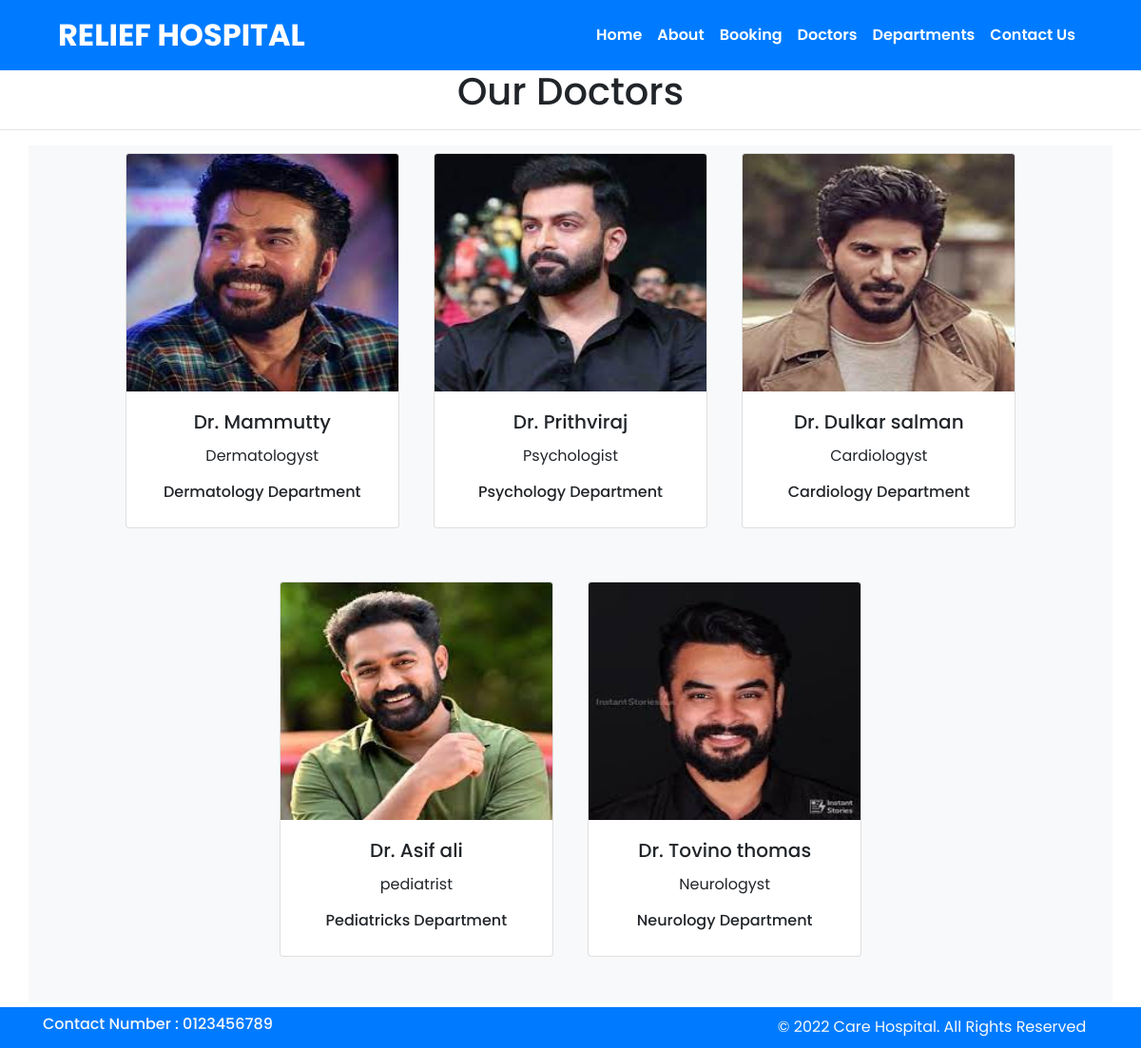
The app's page /doctors/, older data.
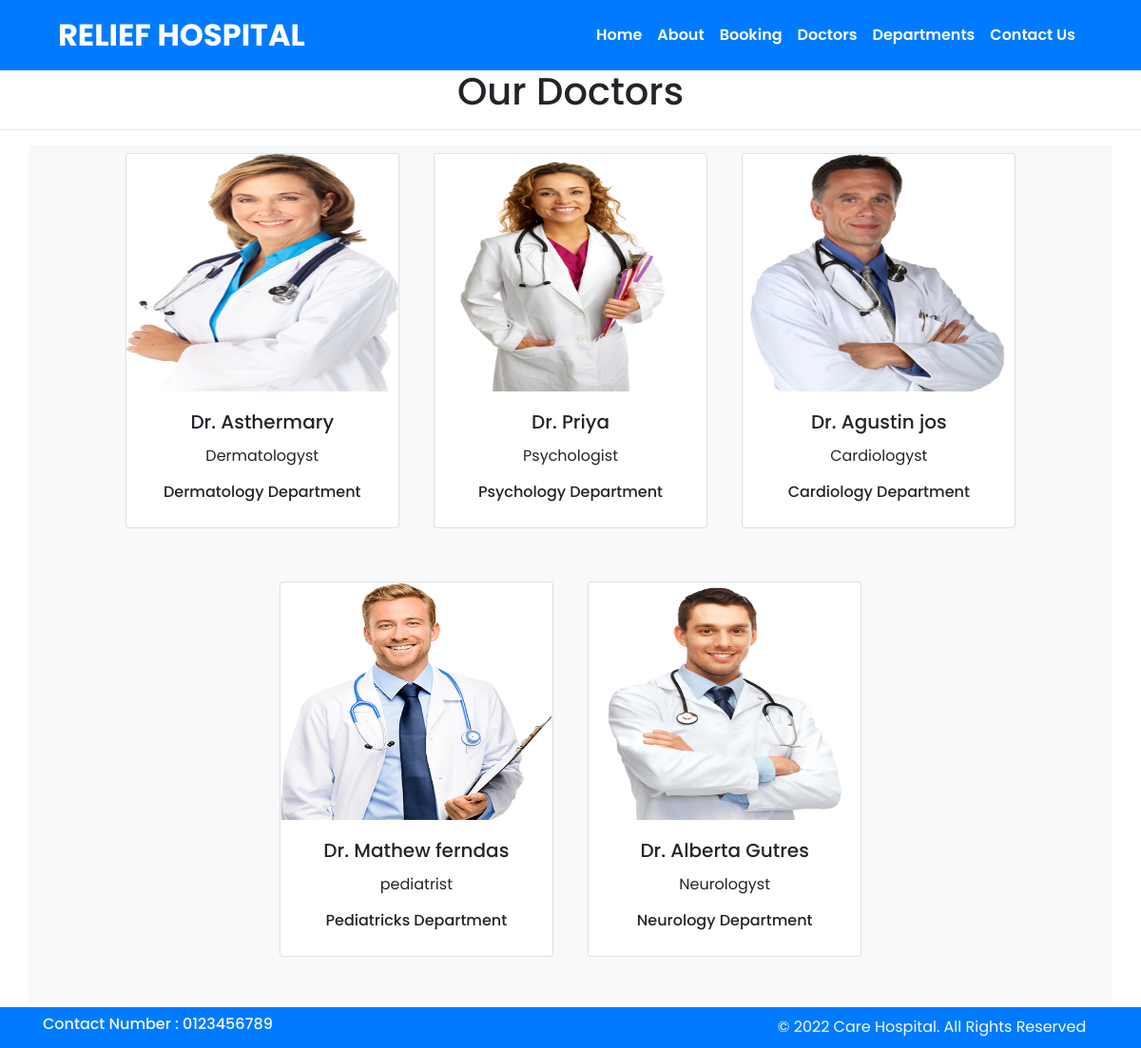
The same page, newer data.
### home/models.py (models this page shows, shortened)
class doctors(models.Model):
    doc_name = models.CharField(max_length=255)
    doc_spec = models.CharField(max_length=255)
    dep_name = models.ForeignKey(departments ,on_delete=models.CASCADE)
    doc_image = models.ImageField(upload_to = 'doctors')

class departments(models.Model):
    dep_name = models.CharField(max_length=100)
    dep_description = models.TextField()
    def __str__(self):
        return self.dep_name

### home/views.py (the view)
# urls.py: path('doctors/', views.Doctors, name='doctors'),
def Doctors(request):
    dict_docs = {'doctors': doctors.objects.all }
    return render(request, 'doctors.html', dict_docs)

### templates/doctors.html (shortened to what this page needs)
{% extends 'base.html' %}
{% block content %}
<h1 class="text-center mt-5 pt-4">Our Doctors </h1>
<hr>
<div class="container text-center mb-5 bg-light">
{% for d in doctors %}
<div class="card text-center mx-3 my-2 mb-5" style="width: 18rem; display:inline-block;">
    <img src="{{d.doc_image.url}}" class="card-img-top doc-img" alt="...">
    <div class="card-body">
      <h5 class="card-title">Dr. {{d.doc_name}}</h5>
      <p class="card-text">{{d.doc_spec}}</p>
      <h6>{{d.dep_name}} Department</h6>
    </div>
</div>
{% endfor %}
</div>
{% endblock %}

### templates/base.html (shortened to what this page needs)
{% load static %}
<!doctype html>
<html lang="en">
  <head>
    <link rel="stylesheet" href="https://use.fontawesome.com/releases/v5.2.0/css/all.css">
    <link rel="stylesheet" href="https://stackpath.bootstrapcdn.com/bootstrap/4.3.1/css/bootstrap.min.css">
    <link rel="stylesheet" href="{% static '/css/style.css'%}">
  </head>
  <body>
    <section class="header bg-primary fixed-top">
    <div class="container">
      <nav class="navbar navbar-expand-lg navbar-light ">
        <a class="navbar-brand text-white" href="{% url 'home' %}">RELIEF HOSPITAL</a>
        <div class="collapse navbar-collapse" id="navbarNavAltMarkup">
          <div class="navbar-nav ml-auto">
            <a class="nav-item nav-link active text-white" href="{% url 'home' %}">Home</a>
            <a class="nav-item nav-link text-white" href="{% url 'about' %}">About</a>
            <a class="nav-item nav-link text-white" href="{% url 'booking' %}">Booking</a>
            <a class="nav-item nav-link text-white" href="{% url 'doctors' %}">Doctors</a>
            <a class="nav-item nav-link text-white" href="{% url 'department' %}">Departments</a>
            <a class="nav-item nav-link text-white" href="{% url 'contact' %}">Contact Us</a>
          </div>
        </div>
      </nav>
   </div>
  </section>
    {% block content  %}
    {% endblock %}
    <section class="">
      <footer class="pt-2 pb-2  bg-primary text-light fixed-bottom">
        <div class="container">
          <div class="row align-items-center">
            <div class="col-12 col-md-8">
              <h6>Contact Number : 0123456789</h6>
            </div>
            <div class="col-12 col-md-4 mt-4 mt-md-0 text-center text-md-end">
              © 2022 Care Hospital. All Rights Reserved
            </div>
          </div>
        </div>
      </footer>
    </section>
  </body>
</html>

### static/css/style.css (style rules this page uses)
* { margin: 0; padding: 0; box-sizing: border-box; font-family: 'poppins'; }
.nav-item { font-weight: 600; }
.navbar-brand { font-weight: 700; font-size: 2rem; }
.doc-img { width: 100%; height: 250px; }

Row changes from the older to the newer data that the page shows:
changed doctors "Dermatologyst": doc_image: a different picture; doc_name "Mammutty" → "Asthermary"
changed doctors "Psychologist": doc_image: a different picture; doc_name "Prithviraj" → "Priya"
changed doctors "Cardiologyst": doc_image: a different picture; doc_name "Dulkar salman" → "Agustin jos"
changed doctors "pediatrist": doc_image: a different picture; doc_name "Asif ali" → "Mathew ferndas"
changed doctors "Neurologyst": doc_image: a different picture; doc_name "Tovino thomas" → "Alberta Gutres"
